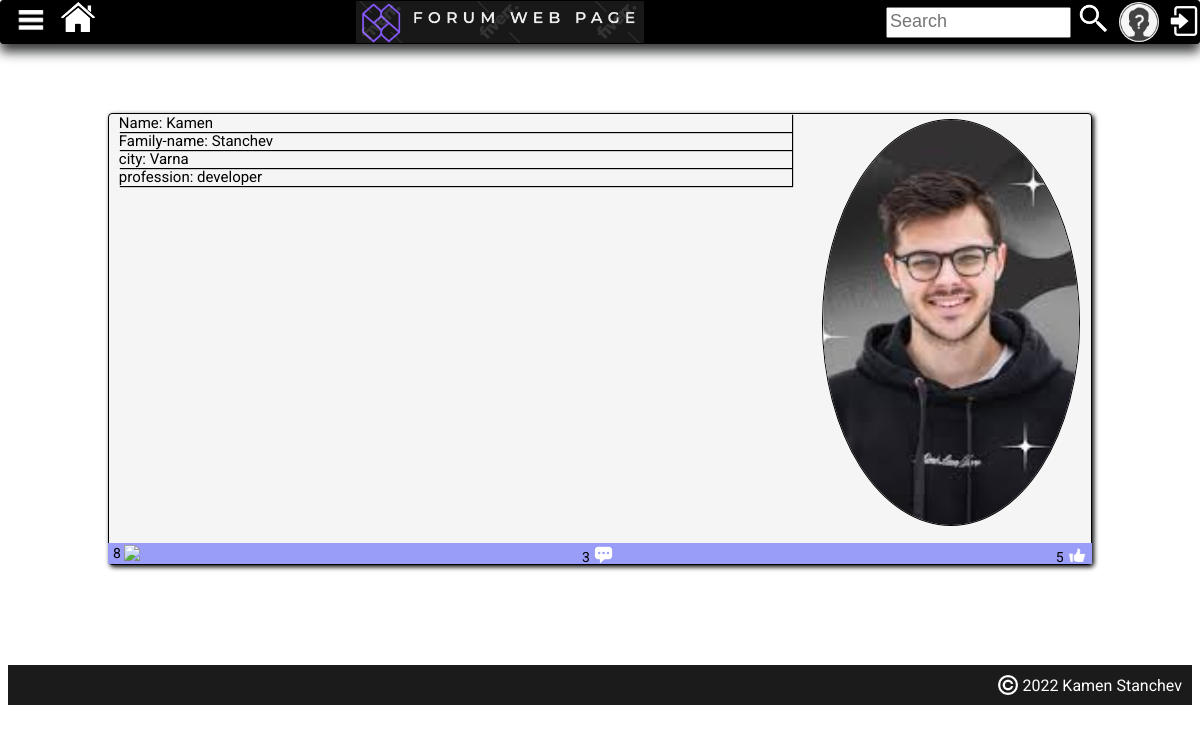
Page /profile-details/6/ on the earlier database version.
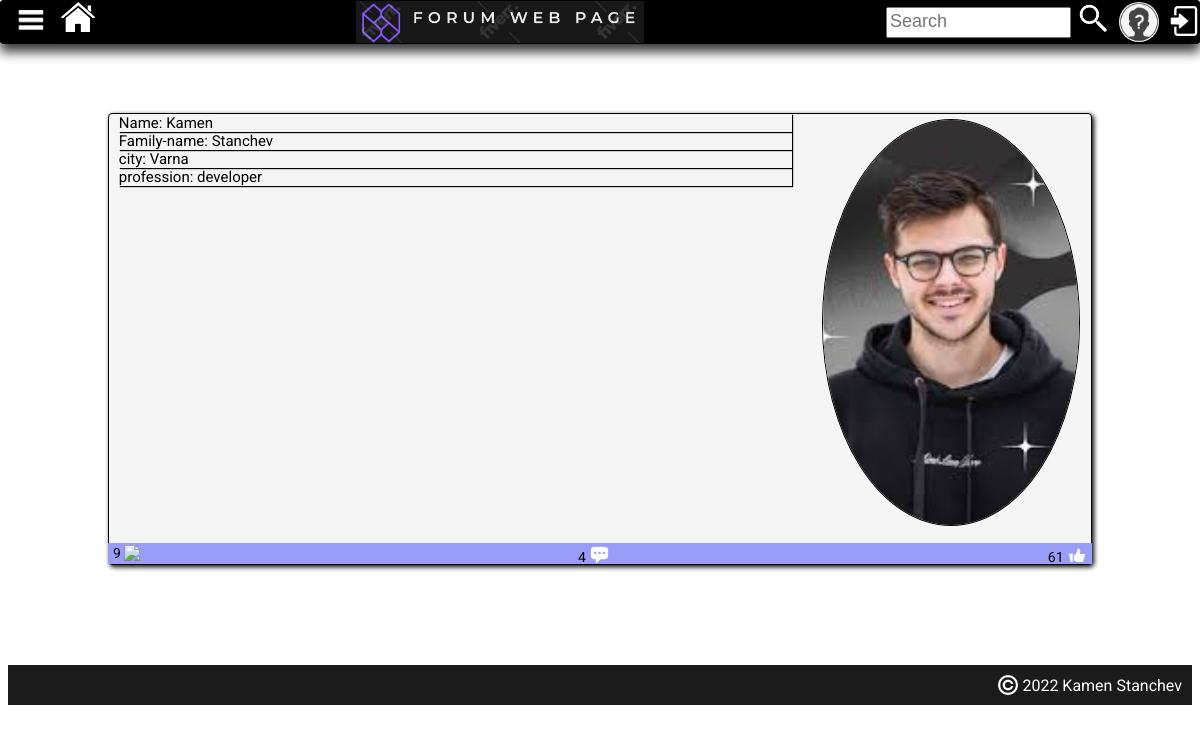
Same page on the later database version.
### forum_project/main_app/models.py (models this page shows, shortened)
class Profile(models.Model):
    user = models.OneToOneField(User, on_delete=models.CASCADE)
    first_name = models.CharField(max_length=30, null=True, blank=True)
    last_name = models.CharField(max_length=30, null=True, blank=True)
    city = models.CharField(max_length=30)
    profession = models.CharField(max_length=30)
    profile_img = models.ImageField(upload_to='images/', default='images/add_profile_image.jpg')
    @property
    def received_likes(self):
        post_articles = self.user.postarticle_set.all()
        post_comments = self.user.articlecomment_set.all()
        result = calculate_likes(post_articles) + calculate_likes(post_comments)
        return result
    @property
    def all_post_articles(self):
        post_articles = self.user.postarticle_set.all()
        result = len(post_articles)
        return result
    @property
    def all_comments(self):
        post_comments = self.user.articlecomment_set.all()
        result = len(post_comments)
        return result

class PostArticle(models.Model):
    title = models.CharField(max_length=30, unique=True)
    content = models.TextField()
    likes = models.IntegerField(default=0)
    date_created = models.DateTimeField(auto_now_add=True)
    topic = models.CharField(max_length=30, choices=topics_choices(), default='NO TOPIC')
    user = models.ForeignKey(User, on_delete=models.CASCADE)
    users_which_liked_article = models.ManyToManyField(
        User,
        related_name='user_lied_article',
        blank=True,
    )

class ArticleComment(models.Model):
    user = models.ForeignKey(User, on_delete=models.CASCADE)
    post_article = models.ForeignKey(PostArticle, on_delete=models.CASCADE)
    content = models.TextField(max_length=300)
    data_created = models.DateTimeField(auto_now_add=True)
    likes = models.IntegerField(default=0)
    users_which_liked_comment = models.ManyToManyField(
        User,
        related_name='user_lied_comment',
        blank=True,
    )

### forum_project/main_app/views.py (the view)
# urls.py: path('profile-details/<int:pk>/', views.ProfileDetails.as_view(), name='profile-details'),
class ProfileDetails(DetailView):
    model = Profile
    template_name = 'profile-details.html'
    context_object_name = 'profile'

### forum_project/main_app/models.py (called while the page is built)
def calculate_likes(list_of_objects):
    likes = 0
    for obj in list_of_objects:
        likes += obj.likes
    return likes

### forum_project/main_app/templates/profile-details.html (shortened to what this page needs)
{% extends 'base.html' %}
{% load static %}
{% block page_content %}
     <div class="profile-container">
                    <div class="profile-details">
                        <div class="profile-data">
                            <div class="profile-data-element">
                                Name: {{ profile.first_name }}
                            </div>
                            <div class="profile-data-element">
                                Family-name: {{ profile.last_name }}
                            </div>
                            <div class="profile-data-element">
                                city: {{ profile.city }}
                            </div>
                            <div class="profile-data-element">
                                profession: {{ profile.profession }}
                            </div>
                        </div>
                        <div class="profile-img-container">
                            <img class="profile-img" src="{{ profile.profile_img.url }}">
                        </div>
                    </div>
                    <div class="profile-statistic">
                        <span class="statistic-details">
                            {{ profile.all_post_articles}}
                            <img class="statistic-icon" src="{% static 'icons/topic.jpg'%}">
                        </span>
                        <span class="statistic-details">
                            {{ profile.all_comments }}
                            <img class="statistic-icon" src="{% static 'icons/comment.png'%}">
                        </span>
                        <span class="statistic-details">
                            {{ profile.received_likes }}
                            <img class="statistic-icon" src="{% static 'icons/white-like-.png'%}">
                        </span>
                    </div>
     </div>
{% endblock page_content%}

Differences in the rows shown:
changed through a linked row, Profile "Kamen": all_post_articles "8" → "9"; all_comments "3" → "4"; received_likes "5" → "61"
